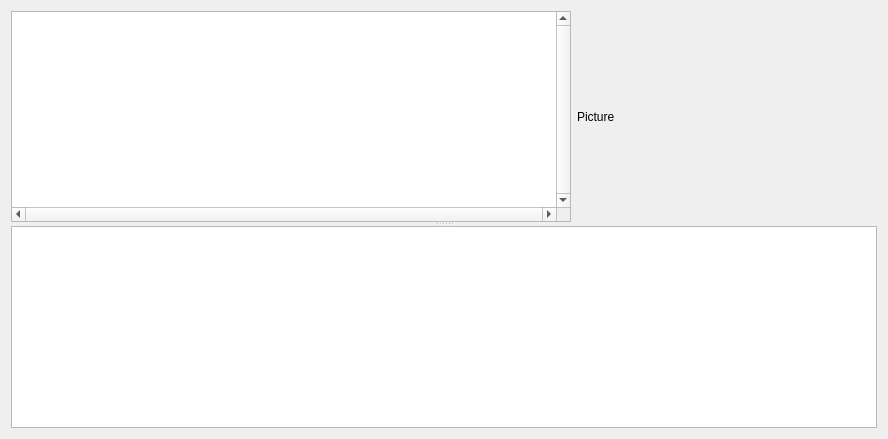
<?xml version="1.0" encoding="UTF-8"?>
<ui version="4.0">
 <class>Form</class>
 <widget class="QWidget" name="Form">
  <property name="geometry">
   <rect>
    <x>0</x>
    <y>0</y>
    <width>888</width>
    <height>439</height>
   </rect>
  </property>
  <property name="minimumSize">
   <size>
    <width>888</width>
    <height>439</height>
   </size>
  </property>
  <property name="maximumSize">
   <size>
    <width>16777215</width>
    <height>16777215</height>
   </size>
  </property>
  <property name="windowTitle">
   <string>Sortament</string>
  </property>
  <layout class="QVBoxLayout" name="verticalLayout">
   <item>
    <widget class="QSplitter" name="splitter">
     <property name="lineWidth">
      <number>1</number>
     </property>
     <property name="orientation">
      <enum>Qt::Vertical</enum>
     </property>
     <widget class="QWidget" name="horizontalLayoutWidget">
      <layout class="QHBoxLayout" name="horizontalLayout">
       <item>
        <widget class="QTreeView" name="list_sort">
         <property name="sizePolicy">
          <sizepolicy hsizetype="Expanding" vsizetype="Expanding">
           <horstretch>0</horstretch>
           <verstretch>0</verstretch>
          </sizepolicy>
         </property>
         <property name="minimumSize">
          <size>
           <width>0</width>
           <height>200</height>
          </size>
         </property>
         <property name="maximumSize">
          <size>
           <width>16777215</width>
           <height>16777215</height>
          </size>
         </property>
         <property name="baseSize">
          <size>
           <width>0</width>
           <height>0</height>
          </size>
         </property>
         <property name="verticalScrollBarPolicy">
          <enum>Qt::ScrollBarAlwaysOn</enum>
         </property>
         <property name="horizontalScrollBarPolicy">
          <enum>Qt::ScrollBarAlwaysOn</enum>
         </property>
        </widget>
       </item>
       <item>
        <widget class="QLabel" name="pict">
         <property name="minimumSize">
          <size>
           <width>300</width>
           <height>100</height>
          </size>
         </property>
         <property name="maximumSize">
          <size>
           <width>16777215</width>
           <height>400</height>
          </size>
         </property>
         <property name="text">
          <string>Picture</string>
         </property>
        </widget>
       </item>
      </layout>
     </widget>
     <widget class="QTableWidget" name="view">
      <property name="minimumSize">
       <size>
        <width>500</width>
        <height>200</height>
       </size>
      </property>
      <property name="maximumSize">
       <size>
        <width>16777215</width>
        <height>16777215</height>
       </size>
      </property>
     </widget>
    </widget>
   </item>
  </layout>
 </widget>
 <resources/>
 <connections/>
</ui>
